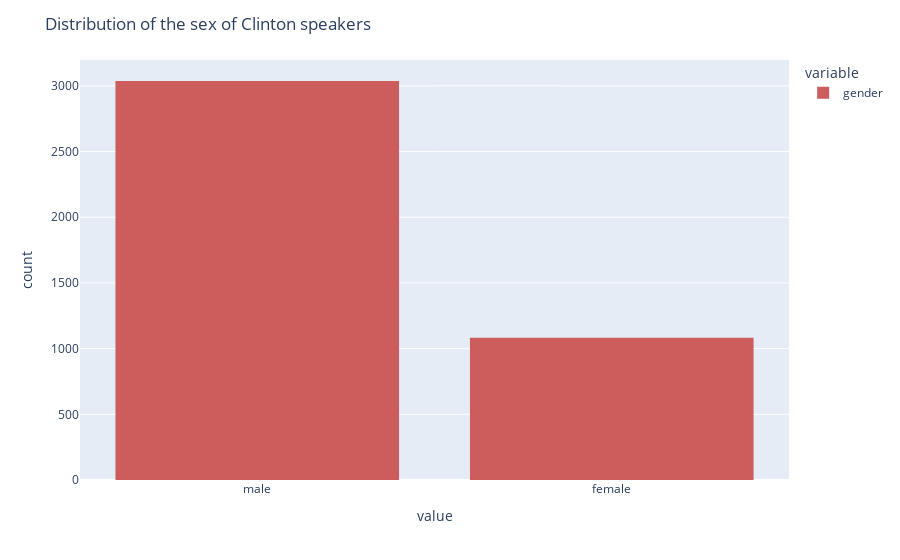

The cell this chart's notebook holds for it:
### Code cell
fig = px.histogram(Clinton_genders, color_discrete_sequence=['indianred'])
fig.update_layout(title_text='Distribution of the sex of Clinton speakers') # title of plot
fig.show(render = 'svg')

### Figure 1 — Plotly figure (JSON) as saved in the notebook; plotly's stock layout.template omitted (floating-point values rounded to 4 significant figures; data arrays with more than 128 entries replaced by an {"elided": "..."} marker saying what was removed)
{"data": [{"alignmentgroup": "True", "bingroup": "x", "hovertemplate": "variable=gender<br>value=%{x}<br>count=%{y}<extra></extra>", "legendgroup": "gender", "marker": {"color": "indianred", "pattern": {"shape": ""}}, "name": "gender", "offsetgroup": "gender", "orientation": "v", "showlegend": true, "type": "histogram", "x": {"elided": "4120 str values"}, "xaxis": "x", "yaxis": "y"}], "layout": {"barmode": "relative", "legend": {"title": {"text": "variable"}, "tracegroupgap": 0}, "margin": {"t": 60}, "title": {"text": "Distribution of the sex of Clinton speakers"}, "xaxis": {"anchor": "y", "domain": [0, 1], "title": {"text": "value"}}, "yaxis": {"anchor": "x", "domain": [0, 1], "title": {"text": "count"}}}}
